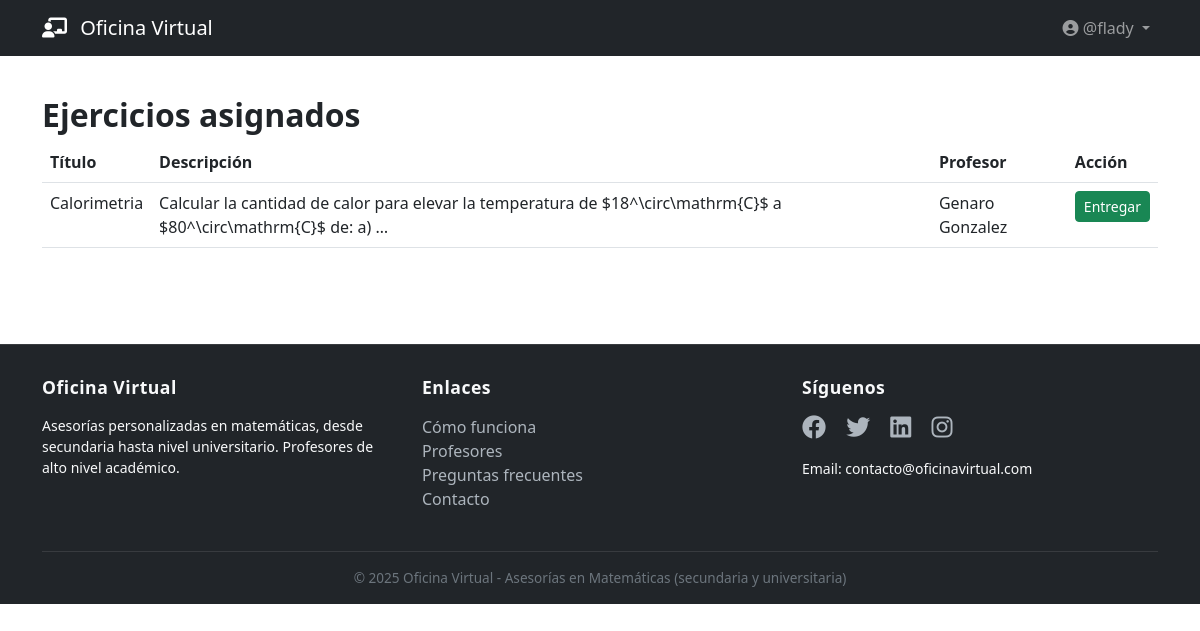
/consultations/documents/exercises/ (signed in), run on the app's committed database.
### accounts/models.py (models this page shows, shortened)
class User(AbstractUser):
    ROLE_CHOICES = (
        ('student', 'Estudiante'),
        ('teacher', 'Profesor'),
    )
    role = models.CharField(max_length=10, choices=ROLE_CHOICES, default='student')
    bio = models.TextField(blank=True)
    phone = models.CharField(max_length=20, blank=True)
    groups = models.ManyToManyField(
        'auth.Group',
        related_name='accounts_user_groups',
        blank=True,
        verbose_name='groups',
        help_text='The groups this user belongs to.'
    )
    user_permissions = models.ManyToManyField(
        'auth.Permission',
        related_name='accounts_user_permissions',
        blank=True,
        verbose_name='user permissions',
        help_text='Specific permissions for this user.'
    )

### consultations/models.py (models this page shows, shortened)
class Document(models.Model):
    DOCUMENT_TYPES = (
        ('material', 'Material de estudio'),
        ('exercise', 'Ejercicio'),
        ('submission', 'Entrega de estudiante'),
        ('feedback', 'Retroalimentación'),
    )
    title = models.CharField(max_length=200)
    file = models.FileField(upload_to='documents/')
    document_type = models.CharField(max_length=20, choices=DOCUMENT_TYPES)
    description = models.TextField(blank=True)
    uploaded_at = models.DateTimeField(auto_now_add=True)
    teacher = models.ForeignKey(settings.AUTH_USER_MODEL, on_delete=models.CASCADE, related_name='documents_created')
    student = models.ForeignKey(settings.AUTH_USER_MODEL, on_delete=models.CASCADE, null=True, blank=True, related_name='documents_received')
    consultation_request = models.ForeignKey(ConsultationRequest, on_delete=models.CASCADE, null=True, blank=True, related_name='documents')
    parent_document = models.ForeignKey('self', on_delete=models.CASCADE, null=True, blank=True)

### consultations/views.py (the view)
# urls.py: path('documents/exercises/', views.StudentExercisesView.as_view(), name='student_exercises'),
class StudentExercisesView(LoginRequiredMixin, ListView):
    model = Document
    template_name = 'consultations/student_exercises.html'
    context_object_name = 'exercises'
    def get_queryset(self):
        teacher_ids = TeacherAssignment.objects.filter(student=self.request.user, is_active=True).values_list('teacher_id', flat=True)
        return Document.objects.filter(teacher_id__in=teacher_ids, document_type='exercise').order_by('-uploaded_at')

### templates/consultations/student_exercises.html
{% extends 'base.html' %}
{% block content %}
<h2>Ejercicios asignados</h2>
{% if exercises %}
    <table class="table">
        <thead>
            <tr><th>Título</th><th>Descripción</th><th>Profesor</th><th>Acción</th></tr>
        </thead>
        <tbody>
            {% for ex in exercises %}
                <tr>
                    <td>{{ ex.title }}</td>
                    <td>{{ ex.description|truncatewords:15 }}</td>
                    <td>{{ ex.teacher.get_full_name|default:ex.teacher.username }}</td>
                    <td><a href="{% url 'consultations:submit_exercise' ex.id %}" class="btn btn-sm btn-success">Entregar</a></td>
                </tr>
            {% endfor %}
        </tbody>
    </table>
{% else %}
    <p>No hay ejercicios asignados.</p>
{% endif %}
{% endblock %}

### templates/base.html (shortened to what this page needs)
<!DOCTYPE html>
<html lang="es">
<head>
    <link href="https://cdn.jsdelivr.net/npm/bootstrap@5.3.0/dist/css/bootstrap.min.css" rel="stylesheet">
    <link rel="stylesheet" href="https://cdnjs.cloudflare.com/ajax/libs/font-awesome/6.4.0/css/all.min.css">
    {% load static %}
<link rel="stylesheet" href="{% static 'css/style.css' %}">
</head>
<body>
    <nav class="navbar navbar-expand-lg navbar-dark bg-dark">
        <div class="container">
            <a class="navbar-brand" href="/"><i class="fas fa-chalkboard-user"></i> Oficina Virtual</a>
            <div class="collapse navbar-collapse" id="navbarNav">
                <ul class="navbar-nav ms-auto">
                    {% if user.is_authenticated %}
                        <li class="nav-item dropdown">
                            <a class="nav-link dropdown-toggle" href="#" role="button" data-bs-toggle="dropdown">
                                <i class="fas fa-user-circle"></i> {{ user.username }}
                            </a>
                        </li>
                    {% else %}
                        <li class="nav-item"><a class="nav-link" href="{% url 'accounts:login' %}">Iniciar sesión</a></li>
                        <li class="nav-item"><a class="nav-link" href="{% url 'accounts:register' %}">Registrarse</a></li>
                    {% endif %}
                </ul>
            </div>
        </div>
    </nav>
    <main class="container my-4">
        {% block content %}{% endblock %}
    </main>
    <footer class="footer">
    <div class="container">
        <div class="row">
            <div class="col-md-4 mb-4 mb-md-0">
                <h5>Oficina Virtual</h5>
                <p class="small">Asesorías personalizadas en matemáticas, desde secundaria hasta nivel universitario. Profesores de alto nivel académico.</p>
            </div>
            <div class="col-md-4 mb-4 mb-md-0">
                <h5>Enlaces</h5>
                <ul class="list-unstyled">
                    <li><a href="#">Cómo funciona</a></li>
                    <li><a href="#">Profesores</a></li>
                    <li><a href="#">Preguntas frecuentes</a></li>
                    <li><a href="#">Contacto</a></li>
                </ul>
            </div>
            <div class="col-md-4">
                <h5>Síguenos</h5>
                <div class="social-icons">
                    <a href="#"><i class="fab fa-facebook"></i></a>
                    <a href="#"><i class="fab fa-twitter"></i></a>
                    <a href="#"><i class="fab fa-linkedin"></i></a>
                    <a href="#"><i class="fab fa-instagram"></i></a>
                </div>
                <p class="small mt-3">Email: contacto@oficinavirtual.com</p>
            </div>
        </div>
        <div class="copyright text-center">
            &copy; 2025 Oficina Virtual - Asesorías en Matemáticas (secundaria y universitaria)
        </div>
    </div>
</footer>
</body>
</html>

### static/css/style.css (style rules this page uses)
body { background-image: url('/static/images/myboard.png'); background-size: cover; background-repeat: no-repeat; background-position: center center; background-attachment: fixed; font-family: 'Segoe UI', Tahoma, Geneva, Verdana, sans-serif; position: relative; }
body::before { content: ""; position: fixed; top: 0; left: 0; width: 100%; height: 100%; background-color: rgba(255, 255, 255, 0.80); z-index: -1; }
h1, h2, h3, .display-5 { font-family: 'Merriweather', 'Segoe UI', serif; font-weight: 700; }
main.container { padding-top: 1rem; padding-bottom: 2rem; }
.navbar-brand i { margin-right: 8px; }
.footer { background-color: #212529; color: #f8f9fa; padding: 2rem 0 1rem 0; margin-top: 3rem; border-top: 1px solid rgba(255,255,255,0.1); }
.footer a { color: #adb5bd; text-decoration: none; transition: color 0.2s ease; }
.footer h5 { font-size: 1.1rem; margin-bottom: 1rem; font-weight: 600; letter-spacing: 0.5px; }
.footer .social-icons i { font-size: 1.5rem; margin-right: 1rem; transition: transform 0.2s; }
.footer .copyright { border-top: 1px solid rgba(255,255,255,0.1); padding-top: 1rem; margin-top: 1.5rem; font-size: 0.85rem; color: #6c757d; }

### data on the page
User: username "@flady"
Document: title "Calorimetria", description "Calcular la cantidad de calor para elevar la temperatura de $18^\\circ\\mathrm{C}$ a $80^\\circ\\mathrm{C}$ de: a) …", teacher.get_full_name "Genaro Gonzalez"
